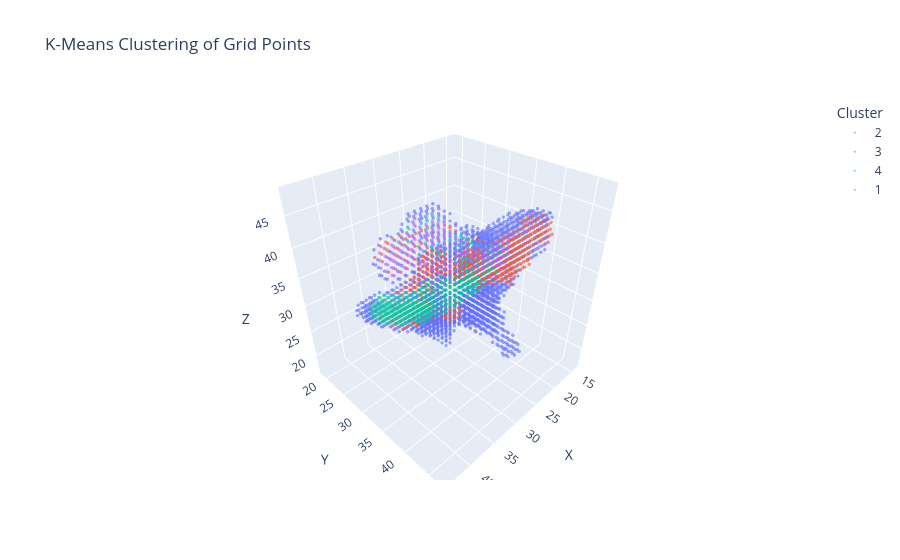

The code cell stored with this chart in its notebook:
### Code cell
# Control which clusters to plot (exclude cluster 0 by default)
clusters_to_plot = [
    1,
    2,
    3,
    4,
    5,
]  # Modify this list to control which clusters are displayed

# Get cluster labels (3D grid shape)
labels = km_clusters.npGrid["polarizability"]

# Generate grid coordinates based on the shape of the cluster data
shape = labels.shape
x_coords, y_coords, z_coords = np.meshgrid(
    np.arange(shape[0]), np.arange(shape[1]), np.arange(shape[2]), indexing="ij"
)

# Flatten all arrays for plotting
x_flat = x_coords.flatten()
y_flat = y_coords.flatten()
z_flat = z_coords.flatten()
labels_flat = labels.flatten()

# Filter to only include selected clusters
mask = np.isin(labels_flat, clusters_to_plot)
x_filtered = x_flat[mask]
y_filtered = y_flat[mask]
z_filtered = z_flat[mask]
labels_filtered = labels_flat[mask]

# Create a plotly 3D scatter plot with discrete colors for clusters
fig = px.scatter_3d(
    x=x_filtered,
    y=y_filtered,
    z=z_filtered,
    color=labels_filtered.astype(str),  # Convert to string for discrete colors
    title="K-Means Clustering of Grid Points",
    labels={"x": "X", "y": "Y", "z": "Z", "color": "Cluster"},
    opacity=0.6,
)
fig.update_traces(marker=dict(size=2))
fig.update_layout(legend_title_text="Cluster")
fig.show()

### Figure 1 — Plotly figure (JSON) as saved in the notebook; plotly's stock layout.template omitted (floating-point values rounded to 4 significant figures; data arrays with more than 128 entries replaced by an {"elided": "..."} marker saying what was removed)
{"data": [{"hovertemplate": "Cluster=2<br>X=%{x}<br>Y=%{y}<br>Z=%{z}<extra></extra>", "legendgroup": "2", "marker": {"color": "#636efa", "opacity": 0.6, "size": 2, "symbol": "circle"}, "mode": "markers", "name": "2", "scene": "scene", "showlegend": true, "type": "scatter3d", "x": {"elided": "2077 int values"}, "y": {"elided": "2077 int values"}, "z": {"elided": "2077 int values"}}, {"hovertemplate": "Cluster=3<br>X=%{x}<br>Y=%{y}<br>Z=%{z}<extra></extra>", "legendgroup": "3", "marker": {"color": "#EF553B", "opacity": 0.6, "size": 2, "symbol": "circle"}, "mode": "markers", "name": "3", "scene": "scene", "showlegend": true, "type": "scatter3d", "x": {"elided": "612 int values"}, "y": {"elided": "612 int values"}, "z": {"elided": "612 int values"}}, {"hovertemplate": "Cluster=4<br>X=%{x}<br>Y=%{y}<br>Z=%{z}<extra></extra>", "legendgroup": "4", "marker": {"color": "#00cc96", "opacity": 0.6, "size": 2, "symbol": "circle"}, "mode": "markers", "name": "4", "scene": "scene", "showlegend": true, "type": "scatter3d", "x": {"elided": "537 int values"}, "y": {"elided": "537 int values"}, "z": {"elided": "537 int values"}}, {"hovertemplate": "Cluster=1<br>X=%{x}<br>Y=%{y}<br>Z=%{z}<extra></extra>", "legendgroup": "1", "marker": {"color": "#ab63fa", "opacity": 0.6, "size": 2, "symbol": "circle"}, "mode": "markers", "name": "1", "scene": "scene", "showlegend": true, "type": "scatter3d", "x": {"elided": "230 int values"}, "y": {"elided": "230 int values"}, "z": {"elided": "230 int values"}}], "layout": {"legend": {"title": {"text": "Cluster"}, "tracegroupgap": 0}, "scene": {"domain": {"x": [0, 1], "y": [0, 1]}, "xaxis": {"title": {"text": "X"}}, "yaxis": {"title": {"text": "Y"}}, "zaxis": {"title": {"text": "Z"}}}, "title": {"text": "K-Means Clustering of Grid Points"}}}
